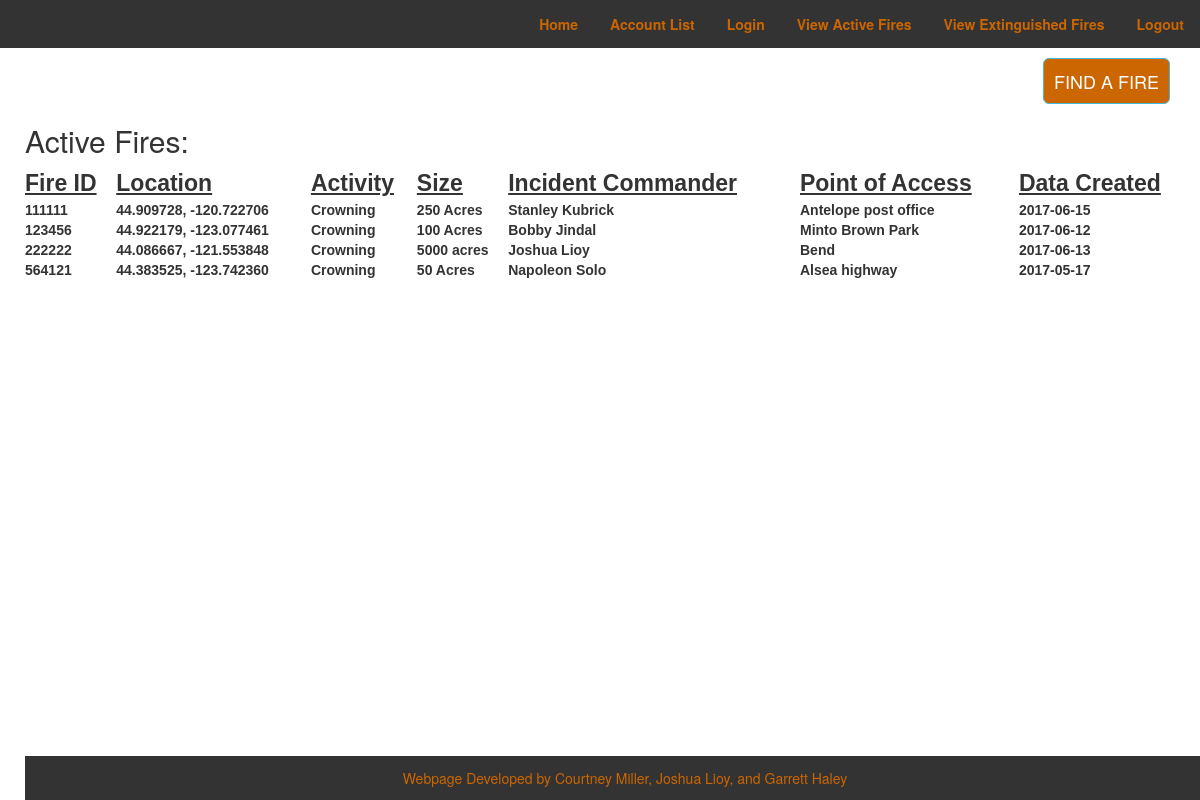
/FirefightingWebApplication/ActiveFires.php, run on the app's committed database.
### tables this page shows
CREATE TABLE `FireReports` (
  `FireID` int(6) NOT NULL,
  `FireActivity` text NOT NULL,
  `FireSize` varchar(32) NOT NULL,
  `IncidentCommander` varchar(32) NOT NULL,
  `FireLocation` varchar(32) NOT NULL,
  `PointOfAccess` text NOT NULL,
  `DateCreated` date NOT NULL,
  `FireStatus` tinyint(1) NOT NULL
);

### FirefightingWebApplication/ActiveFires.php (the view, shortened to what this page needs)
<!DOCTYPE html>
<html lang="en">
<head>
   <link rel="stylesheet" href="css/style.css" />
</head>
<body>
<?php
	if($_SESSION["position"] == "supervisor"){
		include 'navigation.php';
	}else if($_SESSION["position"] == "firefighter"){
		include 'fighternav.php';
	}else if($_SESSION["position"] == "dispatch"){
		include 'dispatchnav.php';
	}else{
		include 'usernav.php';
	}
	echo "<div class='content'>";
        echo"<h2>Active Fires:</h2>";
	$conn = mysqli_connect(DB_HOST, DB_USER, DB_PASSWORD, DB_NAME);
	$sql = "SELECT * FROM FireReports WHERE FireReports.FireID IN (SELECT FireID FROM ActiveFires)";
	$result = mysqli_query($conn, $sql);
	echo "<table id='listusers'><tr><th>Fire ID</th><th>Location</th><th>Activity</th><th>Size</th><th>Incident Commander</th><th>Point of Access</th><th>Data Created</th></tr><tr><td>";
	while($row = mysqli_fetch_assoc($result)){
		echo $row[FireID] .  "<br>";
	}
	echo"</td>";
	echo "<td>";
	$conn = mysqli_connect(DB_HOST, DB_USER, DB_PASSWORD, DB_NAME);
	$sql = "SELECT * FROM FireReports WHERE FireReports.FireID IN (SELECT FireID FROM ActiveFires)";
	$result = mysqli_query($conn, $sql);
	while($row = mysqli_fetch_assoc($result)){
		echo $row[FireLocation] .  "<br>";
	}
	echo"</td>";
	$conn = mysqli_connect(DB_HOST, DB_USER, DB_PASSWORD, DB_NAME);
	$sql = "SELECT * FROM FireReports WHERE FireReports.FireID IN (SELECT FireID FROM ActiveFires)";
	$result = mysqli_query($conn, $sql);
	echo "<td>";
	while($row = mysqli_fetch_assoc($result)){
		echo $row[FireActivity] . "<br>";
	}
	echo"</td>";
	$conn = mysqli_connect(DB_HOST, DB_USER, DB_PASSWORD, DB_NAME);
	$sql = "SELECT * FROM FireReports WHERE FireReports.FireID IN (SELECT FireID FROM ActiveFires)";
	$result = mysqli_query($conn, $sql);
	echo "<td>";
	while($row = mysqli_fetch_assoc($result)){
		echo $row[FireSize] . "<br>";
	}
	echo"</td>";
	 $conn = mysqli_connect(DB_HOST, DB_USER, DB_PASSWORD, DB_NAME);
	  $sql = "SELECT * FROM FireReports WHERE FireReports.FireID IN (SELECT FireID FROM ActiveFires)";
        $result = mysqli_query($conn, $sql);
        echo "<td>";
        while($row = mysqli_fetch_assoc($result)){
                echo $row[IncidentCommander] . "<br>";
        }
        echo"</td>";
         $conn = mysqli_connect(DB_HOST, DB_USER, DB_PASSWORD, DB_NAME);
	   $sql = "SELECT * FROM FireReports WHERE FireReports.FireID IN (SELECT FireID FROM ActiveFires)";
        $result = mysqli_query($conn, $sql);
        echo "<td>";
        while($row = mysqli_fetch_assoc($result)){
                echo $row[PointOfAccess] . "<br>";
        }
        echo"</td>";
         $conn = mysqli_connect(DB_HOST, DB_USER, DB_PASSWORD, DB_NAME);
	 $sql = "SELECT * FROM FireReports WHERE FireReports.FireID IN (SELECT FireID FROM ActiveFires)";
        $result = mysqli_query($conn, $sql);
        echo "<td>";
        while($row = mysqli_fetch_assoc($result)){
                echo $row[DateCreated] . "<br>";
        }
        echo"</td>";
	echo "</div>";;
	include('footer.php');
?>
</body>

### FirefightingWebApplication/css/style.css (style rules this page uses)
body { background-color: #e6e6e6; background-size:cover; width: 100%; }
.content { padding-left:25px; }
th { font-size: 23px; text-decoration: underline; }
#listusers { border: 2px solid-gray; font-family: "Lucida Sans Unicode", "Lucida Grande", sans-serif; font-weight: bold; padding: 15px; width: 100%; text-align: left; }

### data on the page
firereports: FireID "111111", FireLocation "44.909728, -120.722706", FireActivity "Crowning", FireSize "250 Acres", IncidentCommander "Stanley Kubrick", PointOfAccess "Antelope post office", DateCreated "2017-06-15"
firereports: FireID "123456", FireLocation "44.922179, -123.077461", FireActivity "Crowning", FireSize "100 Acres", IncidentCommander "Bobby Jindal", PointOfAccess "Minto Brown Park", DateCreated "2017-06-12"
firereports: FireID "222222", FireLocation "44.086667, -121.553848", FireActivity "Crowning", FireSize "5000 acres", IncidentCommander "Joshua Lioy", PointOfAccess "Bend", DateCreated "2017-06-13"
firereports: FireID "564121", FireLocation "44.383525, -123.742360", FireActivity "Crowning", FireSize "50 Acres", IncidentCommander "Napoleon Solo", PointOfAccess "Alsea highway", DateCreated "2017-05-17"
